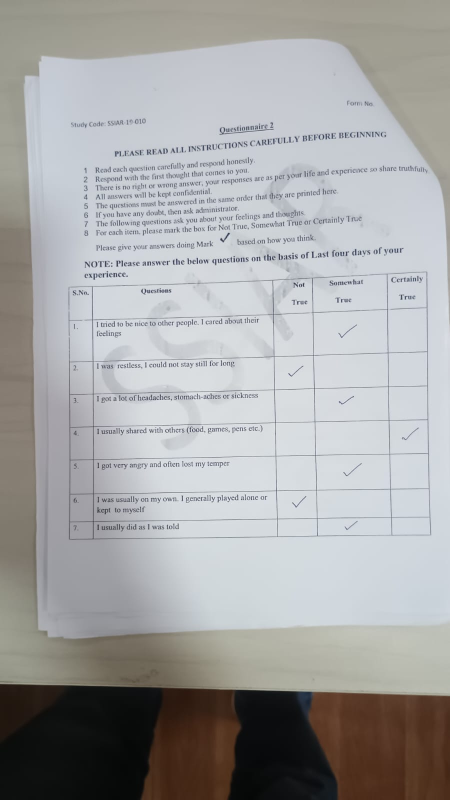
#> input picture backend/test_survey.jpg, 900 x 1600 px (shown at 1/2 size)
$ python -i grid_detector.py   (imports and definitions only)
#> lines starting #> are read from the running program, lines starting #| are printed output that depends on the picture; after the words box and inside, x2 and y2 are one past the last pixel; in counts of white or black regions, pixels touching at a corner belong together
#> further down, picture is the input picture: shape (1600, 900, 3); mean B, G, R 166.7, 166.4, 166.1
### backend/config.py
"""
Phase 13 — Configuration & Extensibility
=======================================
Centralized configuration for the v2.0 Pipeline.
"""

import os
from pydantic_settings import BaseSettings

from typing import Tuple, Dict, Optional

class Settings(BaseSettings):
    # Image Preprocessing
    TARGET_WIDTH: int = 1200
    BLUR_THRESHOLD: float = 50.0
    BRIGHTNESS_THRESHOLD: Tuple[float, float] = (40.0, 240.0)

    # Security (Phase 15)
    API_KEY: str = os.getenv("API_KEY", "pipeline_secret_v2")

    # OCR
    GOOGLE_API_KEY: str = os.getenv("GOOGLE_API_KEY", "")
    OCR_RETRIES: int = 3
    OCR_BACKOFF: int = 1

    # Line Reconstruction
    Y_PROXIMITY_THRESHOLD: float = 0.5

    # Extraction
    PIXEL_DENSITY_THRESHOLD: float = 0.15 # 15% for checkboxes
    MARGIN_EXCLUSION_RATIO: float = 0.10 # 10% outer margin

    # Confidence thresholds
    AUTO_ACCEPT_THRESHOLD: float = 0.85
    VISUAL_CONFIDENCE_THRESHOLD: float = 0.10  # Min diff between top 2 densities
    MIN_FILL_THRESHOLD: float = 0.05           # Min density to consider a mark valid

    CONFIDENCE_WEIGHTS: Dict[str, float] = {
        "ocr": 0.35,
        "validation": 0.3,
        "pattern": 0.15,
        "method": 0.1,
        "visual": 0.1  # New weight for visual detection
    }

    # Grid Detection (Phase 4.3)
    GRID_LINE_SCALE_HORIZONTAL: int = 15   # Kernel width = image_width / this
    GRID_LINE_SCALE_VERTICAL: int = 15     # Kernel height = image_height / this
    GRID_MIN_ROW_HEIGHT: int = 20          # Min row height (px) to filter noise
    GRID_MIN_COL_WIDTH: int = 30           # Min column width (px) to filter noise
    GRID_LINE_THRESHOLD: int = 8           # Peak clustering distance (px)

    # Orientation & Deskew
    ORIENTATION_RATIO: float = 1.3 # Width > Height by 1.3x for landscape detection
    MAX_DESKEW_ANGLE: float = 15.0 # Reject if skew > 15 degrees

    # Persistence
    DB_PATH: str = os.path.join(os.path.dirname(os.path.abspath(__file__)), "data", "pipeline.db")

    # Phase 14/15: Operational settings
    CORS_ORIGINS: str = "*"
    MAX_UPLOAD_BYTES: int = 10_485_760  # 10MB
    RATE_LIMIT_RPM: int = 20

    model_config = {
        "env_file": ".env",
        "extra": "ignore"
    }

    def validate_settings(self):
        """Phase 13: Startup validation to fail-fast on invalid thresholds."""
        try:
            if not (0 < self.PIXEL_DENSITY_THRESHOLD < 1):
                raise ValueError("PIXEL_DENSITY_THRESHOLD must be between 0 and 1")
            if abs(sum(self.CONFIDENCE_WEIGHTS.values()) - 1.0) > 0.01:
                raise ValueError("CONFIDENCE_WEIGHTS must sum to 1.0")
            if self.TARGET_WIDTH < 500:
                raise ValueError("TARGET_WIDTH too small for reliable OCR")
            if not self.GOOGLE_API_KEY:
                # We log a warning but don't exit, as user might want local fallback (if implemented)
                import logging
                logging.warning("GOOGLE_API_KEY is missing. OCR will fail unless fallback is configured.")
        except ValueError as e:
            import logging
            logging.critical(f"CRITICAL CONFIG ERROR: {e}")
            raise

settings = Settings()
settings.validate_settings()

### backend/services/grid_detector.py
"""
Phase 4.3 — Dynamic Grid Detection
===================================
Detects table/grid structure from scanned form images using morphological
line detection. Replaces all hardcoded bounding box positions.

Pipeline:
  1. Isolate horizontal & vertical lines via morphological kernels
  2. Find table boundary from combined line mask
  3. Segment rows from horizontal line projection
  4. Segment columns from vertical line projection
  5. Construct cell grid from row × column intersections
"""

import cv2
import numpy as np
import logging
from typing import List, Dict, Any, Optional, Tuple

from config import settings

logger = logging.getLogger(__name__)


class GridDetector:
    """Detects table grids dynamically using OpenCV morphological operations."""

    def __init__(self):
        self.h_scale = getattr(settings, "GRID_LINE_SCALE_HORIZONTAL", 15)
        self.v_scale = getattr(settings, "GRID_LINE_SCALE_VERTICAL", 15)
        self.min_row_height = getattr(settings, "GRID_MIN_ROW_HEIGHT", 20)
        self.min_col_width = getattr(settings, "GRID_MIN_COL_WIDTH", 30)
        self.line_cluster_gap = getattr(settings, "GRID_LINE_THRESHOLD", 8)

    # ─────────────────────────────────────────────────────────────────────────
    # Public API
    # ─────────────────────────────────────────────────────────────────────────

    def detect_grid(self, img_bgr: np.ndarray) -> Dict[str, Any]:
        """
        Full grid detection pipeline.

        Returns:
            Dict with:
                "success": bool
                "table_bbox": [x1, y1, x2, y2] or None
                "rows": list of (y1, y2) tuples
                "columns": list of (x1, x2) tuples
                "cells": list of dicts with row_index, col_index, bbox
                "question_columns": int (number of option columns, excluding question text col)
                "diagnostics": dict with debug info
        """
        h, w = img_bgr.shape[:2]
        diag = {"image_size": (w, h)}

        # Stage 1: Line isolation
        gray = cv2.cvtColor(img_bgr, cv2.COLOR_BGR2GRAY)
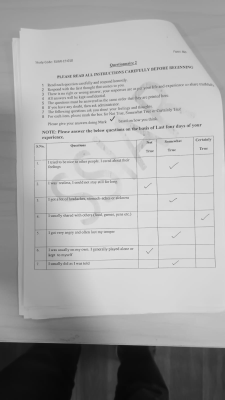
#> gray: shape (1600, 900) (shown at 1/4 size); min 6, max 254, mean 166.4
        h_mask, v_mask = self._isolate_lines(gray, w, h)
        diag["h_lines_pixels"] = int(np.count_nonzero(h_mask))
        diag["v_lines_pixels"] = int(np.count_nonzero(v_mask))

        # Stage 2: Table boundary
        table_bbox = self._find_table_boundary(h_mask, v_mask, w, h)
        diag["table_bbox"] = table_bbox

        if table_bbox is None:
            logger.warning("[GridDetector] No table boundary found.")
            return {
                "success": False,
                "table_bbox": None,
                "rows": [],
                "columns": [],
                "cells": [],
                "question_columns": 0,
                "diagnostics": diag,
            }

        tx1, ty1, tx2, ty2 = table_bbox

        # Calculate dynamic minimums based on table dimensions
        table_height = ty2 - ty1
        table_width = tx2 - tx1
        dyn_min_row_height = max(int(table_height * 0.02), self.min_row_height)  # min 2% of table height
        dyn_min_col_width = max(int(table_width * 0.025), self.min_col_width)    # min 2.5% of table width

        # Stage 3: Row segmentation
        h_mask_table = h_mask[ty1:ty2, tx1:tx2]
        row_boundaries = self._segment_axis(
            h_mask_table, axis="horizontal", length=table_height
        )
        # Ensure table edges are included as boundaries
        row_boundaries = self._ensure_edge_boundaries(
            row_boundaries, 0, table_height
        )
        # Convert to absolute coordinates
        rows = self._boundaries_to_ranges(row_boundaries, ty1, dyn_min_row_height)
        diag["raw_row_boundaries"] = len(row_boundaries)
        diag["rows_detected"] = len(rows)

        # Stage 4: Column segmentation
        v_mask_table = v_mask[ty1:ty2, tx1:tx2]
        col_boundaries = self._segment_axis(
            v_mask_table, axis="vertical", length=table_width
        )
        # Ensure table edges are included as boundaries
        col_boundaries = self._ensure_edge_boundaries(
            col_boundaries, 0, table_width
        )
        # Convert to absolute coordinates
        columns = self._boundaries_to_ranges(col_boundaries, tx1, dyn_min_col_width)
        diag["raw_col_boundaries"] = len(col_boundaries)
        diag["columns_detected"] = len(columns)

        if len(rows) < 1 or len(columns) < 2:
            logger.warning(
                f"[GridDetector] Insufficient grid structure: "
                f"{len(rows)} rows, {len(columns)} columns."
            )
            return {
                "success": False,
                "table_bbox": table_bbox,
                "rows": rows,
                "columns": columns,
                "cells": [],
                "question_columns": 0,
                "diagnostics": diag,
            }

        # Stage 5: Identify question column vs option columns
        # The question/text column is typically the widest (first or second column)
        question_col_idx, option_columns = self._identify_question_column(columns)
        diag["question_col_idx"] = question_col_idx
        diag["option_columns"] = len(option_columns)

        # Detect and skip header rows (first 1-2 rows are typically headers)
        header_rows, data_rows = self._split_header_data_rows(rows, img_bgr, columns)
        diag["header_rows"] = len(header_rows)
        diag["data_rows"] = len(data_rows)

        # Build cell grid
        cells = []
        for row_idx, (ry1, ry2) in enumerate(data_rows):
            for col_idx, (cx1, cx2) in enumerate(option_columns):
                cells.append({
                    "row_index": row_idx,
                    "col_index": col_idx,
                    "bbox": [cx1, ry1, cx2, ry2],
                    "row_range": (ry1, ry2),
                    "col_range": (cx1, cx2),
                })

        logger.info(
            f"[GridDetector] Detected grid: {len(data_rows)} data rows × "
            f"{len(option_columns)} option columns = {len(cells)} cells."
        )

        return {
            "success": True,
            "table_bbox": table_bbox,
            "rows": data_rows,
            "header_rows": header_rows,
            "columns": columns,
            "option_columns": option_columns,
            "cells": cells,
            "question_columns": len(option_columns),
            "question_col_idx": question_col_idx,
            "diagnostics": diag,
        }

    # [42 lines left out: function generate_debug_overlay, not called in this run]

    # ─────────────────────────────────────────────────────────────────────────
    # Stage 1: Line Isolation
    # ─────────────────────────────────────────────────────────────────────────

    def _isolate_lines(
        self, gray: np.ndarray, w: int, h: int
    ) -> Tuple[np.ndarray, np.ndarray]:
        """
        Uses morphological operations to isolate horizontal and vertical lines.
        More robust than Hough for scanned documents with broken/thick lines.

        Uses a multi-scale approach for vertical lines to catch both:
        - Thick table borders (long vertical lines)
        - Thin internal cell dividers (short vertical lines)
        """
#> called with w = 900, h = 1600
        # Dynamic block size based on image width (must be odd). Minimum 15.
        block_size = max(w // 100, 15)
        if block_size % 2 == 0:
            block_size += 1

        binary = cv2.adaptiveThreshold(
            gray, 255, cv2.ADAPTIVE_THRESH_GAUSSIAN_C,
            cv2.THRESH_BINARY_INV, block_size, 5
        )
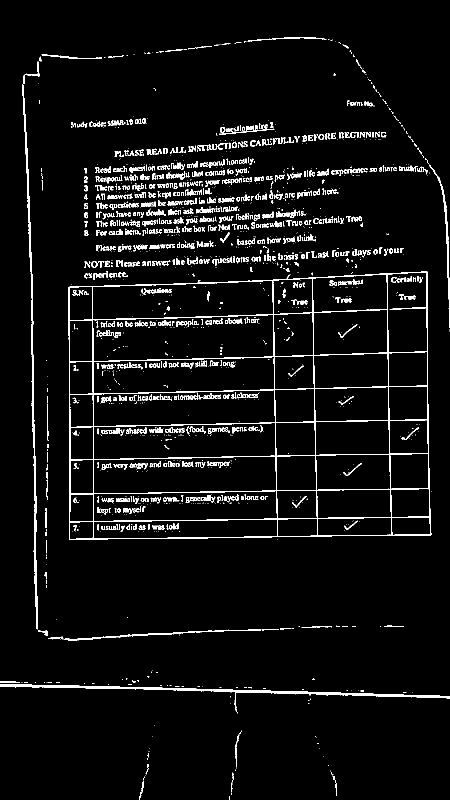
#> binary: shape (1600, 900) (shown at 1/2 size); 4.7% white in thin lines or dots

        # Horizontal lines: multi-scale approach
        h_scales = [self.h_scale, self.h_scale * 2]
        h_mask = np.zeros_like(binary)
        for scale in h_scales:
            h_kernel_len = max(w // scale, 30)
            h_kernel = cv2.getStructuringElement(
                cv2.MORPH_RECT, (h_kernel_len, 1)
            )
            h_pass = cv2.morphologyEx(binary, cv2.MORPH_OPEN, h_kernel, iterations=1)
            h_mask = cv2.bitwise_or(h_mask, h_pass)
#> this loop made 2 passes
#> pass 1, in _isolate_lines, `h_pass = cv2.morphologyEx(binary, cv2.MORPH_OPEN, h_kernel, iterations..`:
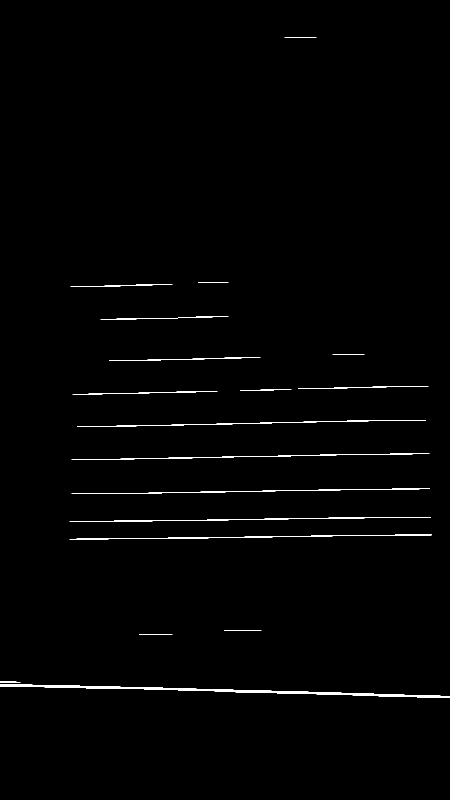
#> h_pass: shape (1600, 900) (shown at 1/2 size); 0.86% white; 19 white regions, largest, box (x1, y1, x2, y2) and area: (0, 1369, 900, 1396) 3907, (139, 1069, 864, 1079) 1334, (139, 1034, 862, 1044) 1250

        # Vertical lines: multi-scale approach
        v_scales = [self.v_scale, self.v_scale * 2, self.v_scale * 3]
        v_mask = np.zeros_like(binary)
        for scale in v_scales:
            v_kernel_len = max(h // scale, 20)
            v_kernel = cv2.getStructuringElement(
                cv2.MORPH_RECT, (1, v_kernel_len)
            )
            v_pass = cv2.morphologyEx(binary, cv2.MORPH_OPEN, v_kernel, iterations=1)
            v_mask = cv2.bitwise_or(v_mask, v_pass)
#> this loop made 3 passes
#> pass 1, in _isolate_lines, `v_pass = cv2.morphologyEx(binary, cv2.MORPH_OPEN, v_kernel, iterations..`:
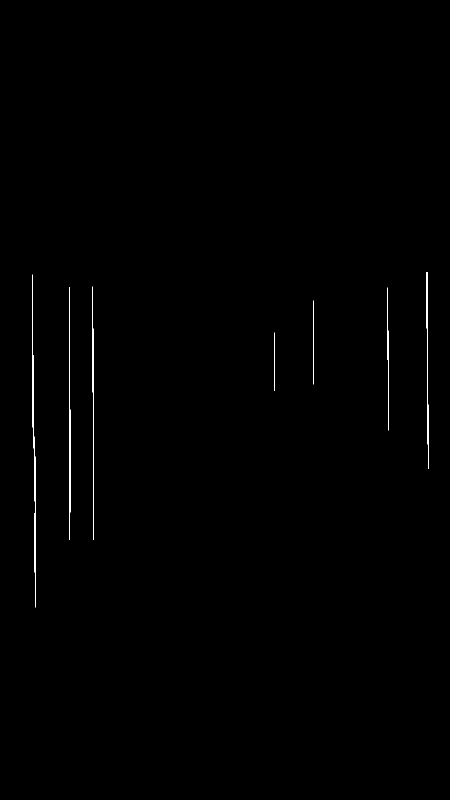
#> v_pass: shape (1600, 900) (shown at 1/2 size); 0.32% white in thin lines or dots, all inside (x1, y1, x2, y2) = (64, 544, 857, 1215)
#> pass 2, in _isolate_lines, `v_pass = cv2.morphologyEx(binary, cv2.MORPH_OPEN, v_kernel, iterations..`:
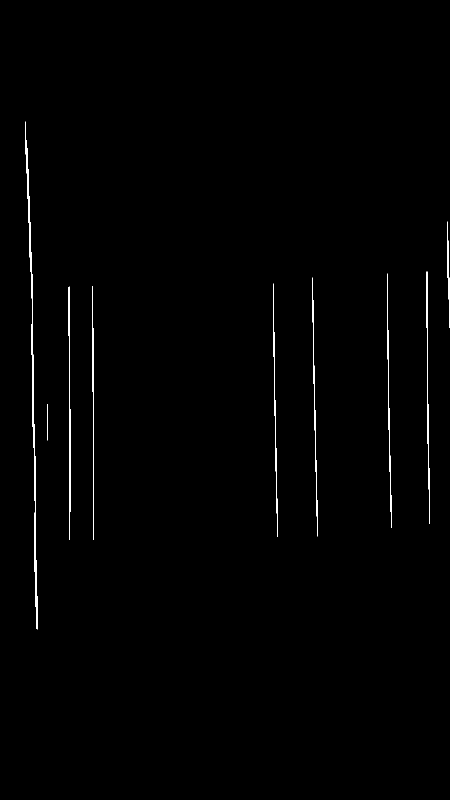
#> v_pass: shape (1600, 900) (shown at 1/2 size); 0.62% white in thin lines or dots, all inside (x1, y1, x2, y2) = (51, 243, 900, 1259)

        # Clean up noise: dilate vertically then erode to connect broken segments
        v_cleanup_kernel = cv2.getStructuringElement(cv2.MORPH_RECT, (1, 5))
#> v_cleanup_kernel = [1, 1, 1, 1, 1]
        v_mask = cv2.dilate(v_mask, v_cleanup_kernel, iterations=1)
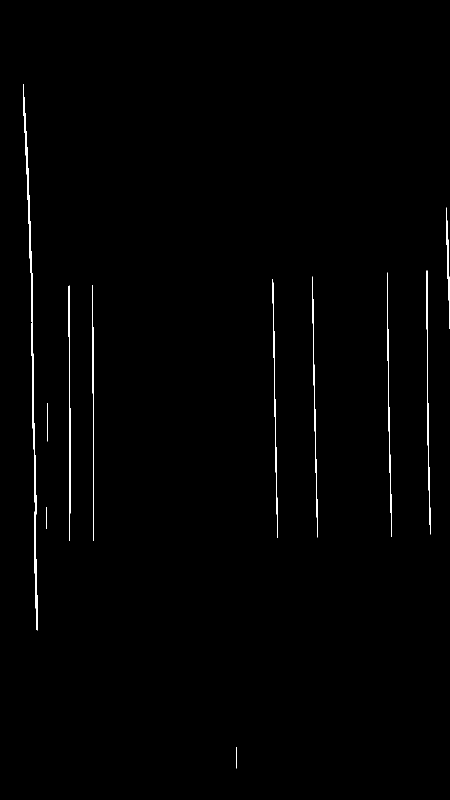
#> v_mask: shape (1600, 900) (shown at 1/2 size); 0.7% white in thin lines or dots, all inside (x1, y1, x2, y2) = (46, 168, 900, 1537)

        return h_mask, v_mask

    # ─────────────────────────────────────────────────────────────────────────
    # Stage 2: Table Boundary Detection
    # ─────────────────────────────────────────────────────────────────────────

    def _find_table_boundary(
        self,
        h_mask: np.ndarray,
        v_mask: np.ndarray,
        w: int,
        h: int,
    ) -> Optional[List[int]]:
        """Finds the bounding rectangle of the table from combined line masks."""
#> called with w = 900, h = 1600
        combined = cv2.bitwise_or(h_mask, v_mask)
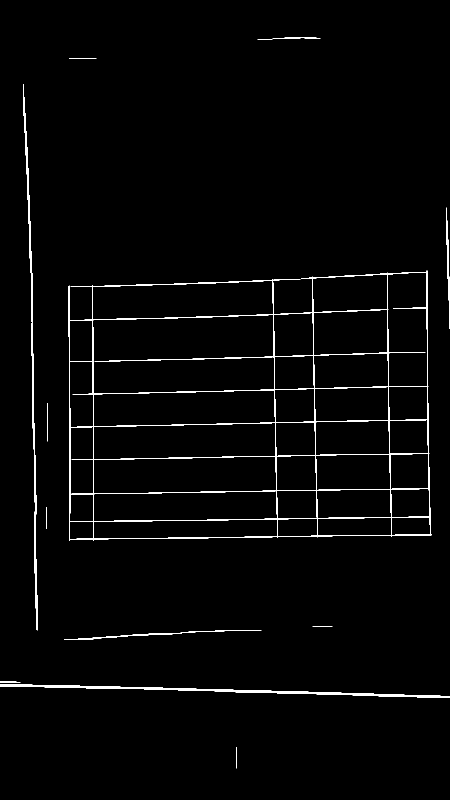
#> combined: shape (1600, 900) (shown at 1/2 size); 1.8% white in thin lines or dots

        # Dilate slightly to connect nearby broken lines
        dilate_kernel = cv2.getStructuringElement(cv2.MORPH_RECT, (3, 3))
#> dilate_kernel = [[1, 1, 1], [1, 1, 1], [1, 1, 1]]
        combined = cv2.dilate(combined, dilate_kernel, iterations=1)
#> combined: shape (1600, 900); 3.6% white; 12 white regions
#> (the rest of the program and of its run is left out)
